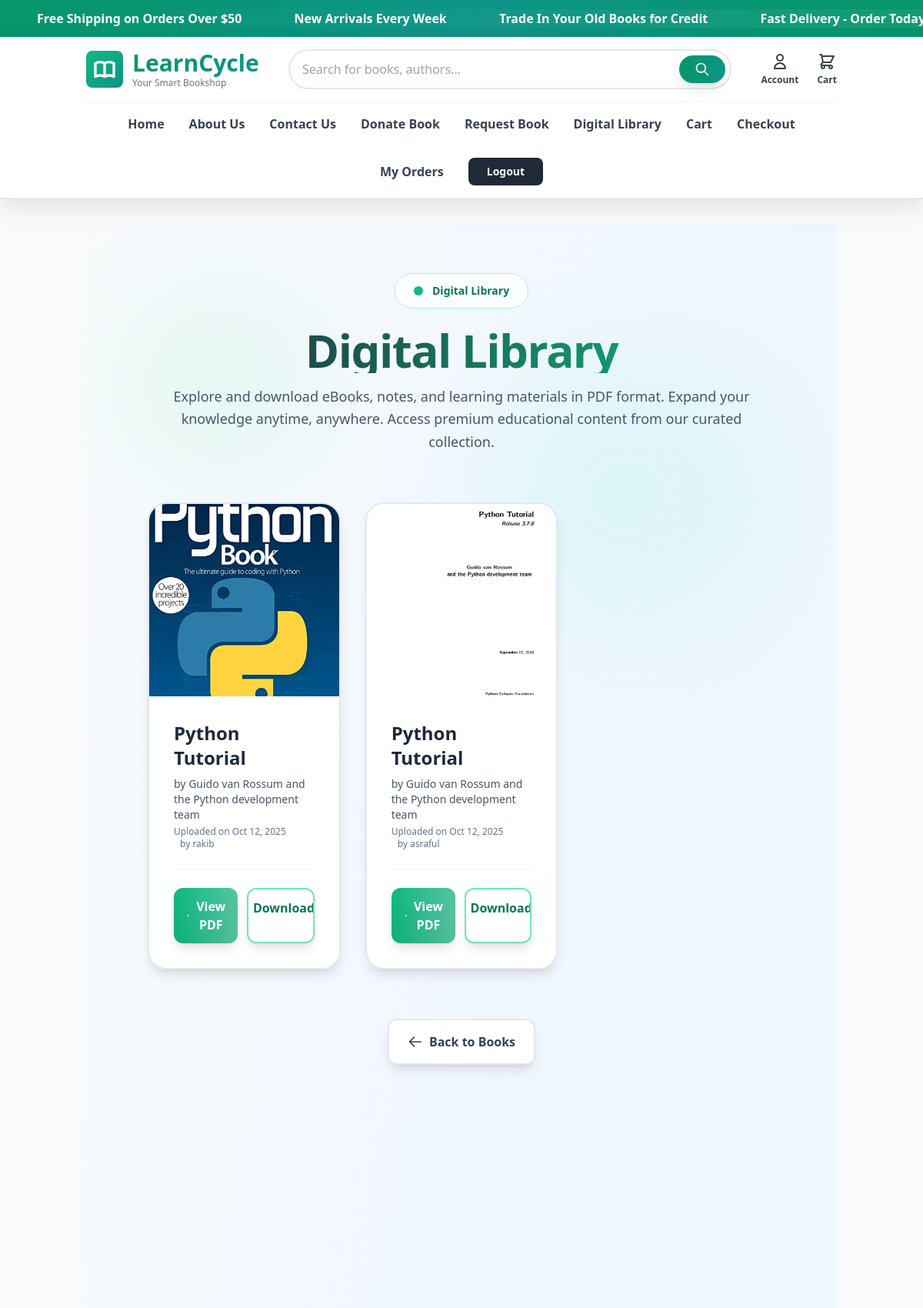
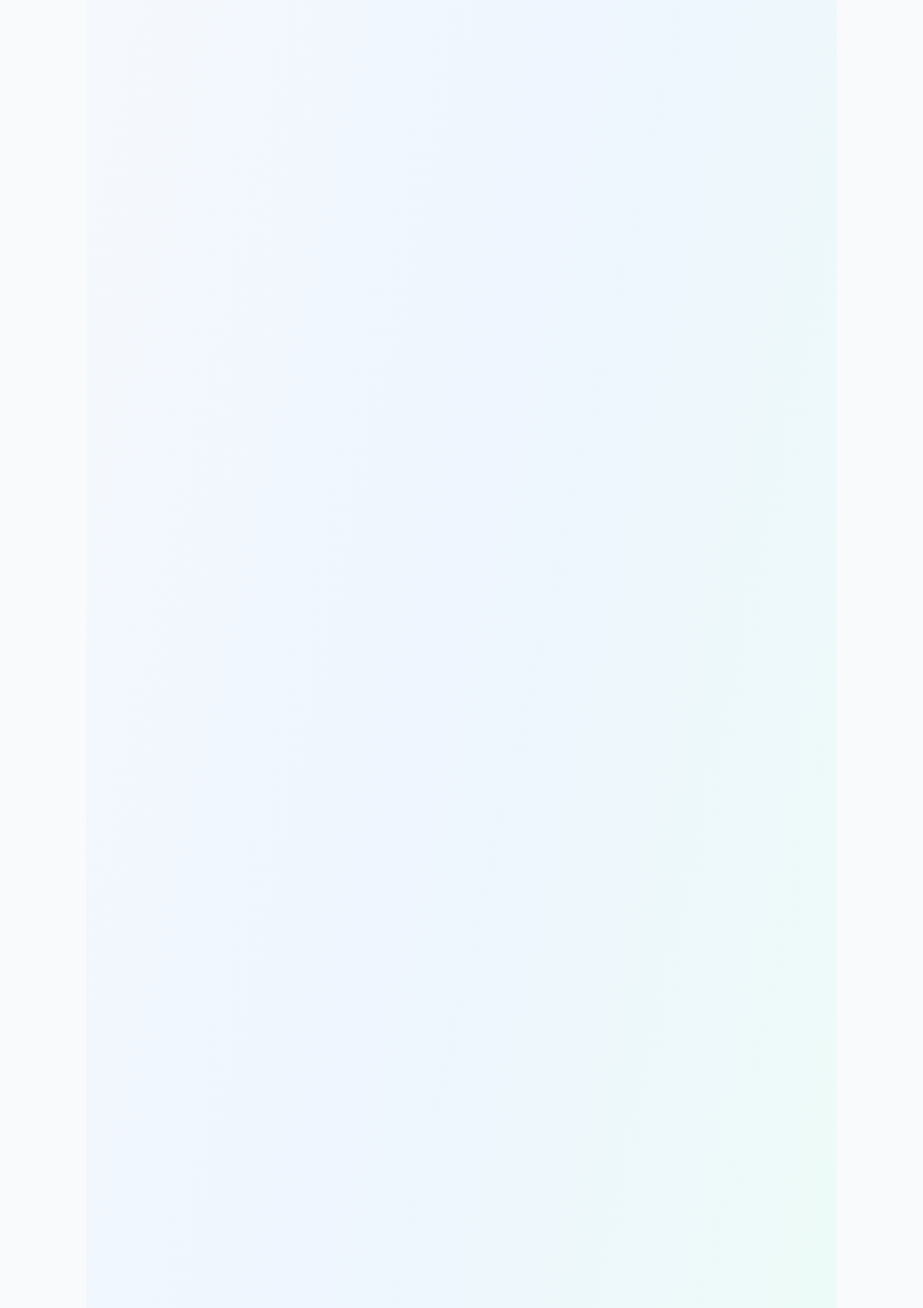
The page /library/ (signed in, upper part) on the database its author committed (2 pictures, top to bottom).
### library/models.py (models this page shows, shortened)
class DigitalBook(models.Model):
    title = models.CharField(max_length=200)
    author = models.CharField(max_length=200)
    file = models.FileField(upload_to='ebooks/', validators=[validate_pdf])
    cover_image = models.ImageField(upload_to='ebook_covers/', blank=True, null=True)
    uploaded_at = models.DateTimeField(auto_now_add=True)
    uploaded_by = models.ForeignKey(User, on_delete=models.CASCADE)

### library/views.py (the view)
# urls.py: path('', views.library_list, name='library_list'),
@login_required
def library_list(request):
    ebooks = DigitalBook.objects.all().order_by('-uploaded_at')
    return render(request, 'library/list.html', {'ebooks': ebooks})

### templates/library/list.html (shortened to what this page needs)
{% extends 'base.html' %}
{% block content %}
<div class="min-h-screen bg-gradient-to-br from-slate-50 via-blue-50 to-emerald-50 relative overflow-hidden py-16 px-6 sm:px-10 lg:px-20">
  <div class="absolute inset-0 overflow-hidden pointer-events-none">
    <div class="absolute top-20 left-10 w-64 h-64 bg-emerald-200/20 rounded-full blur-3xl animate-float" style="animation-delay: 0s;"></div>
    <div class="absolute top-40 right-20 w-96 h-96 bg-teal-200/20 rounded-full blur-3xl animate-float" style="animation-delay: 2s;"></div>
  </div>
  <div class="relative z-10">
    <div class="max-w-6xl mx-auto text-center mb-16 animate-fadeInUp">
      <div class="header-badge inline-flex items-center gap-3 bg-white/80 backdrop-blur-md border border-emerald-200 rounded-full px-6 py-3 mb-6">
        <span class="w-3 h-3 bg-emerald-500 rounded-full animate-pulse"></span>
        <span class="text-sm font-semibold text-emerald-700">Digital Library</span>
      </div>
      <h1 class="text-5xl sm:text-6xl font-black text-animate-gradient mb-4 tracking-tight">
        Digital Library
      </h1>
      <p class="text-slate-600 text-lg max-w-3xl mx-auto leading-relaxed">
        Explore and download eBooks, notes, and learning materials in PDF format. Expand your knowledge anytime, anywhere. Access premium educational content from our curated collection.
      </p>
    </div>
    {% if ebooks %}
      <div class="max-w-6xl mx-auto">
        <div class="grid gap-8 sm:grid-cols-2 lg:grid-cols-3">
          {% for book in ebooks %}
            <div class="animate-slideUp book-card bg-white/95 backdrop-blur-xl border-2 border-slate-200 rounded-3xl overflow-hidden shadow-lg" style="animation-delay: {{ forloop.counter|stringformat:'d'|add:' ' }}00ms;">
              <div class="book-cover bg-gradient-to-br from-slate-200 to-slate-300">
                {% if book.cover_image %}
                  <img src="{{ book.cover_image.url }}" alt="{{ book.title }}" class="animate-book-float">
                {% endif %}
              </div>
              <div class="book-info p-6 md:p-8">
                <h3 class="text-xl md:text-2xl font-bold text-slate-800 group-hover:text-emerald-700 transition-colors line-clamp-2 mb-2">{{ book.title }}</h3>
                <p class="text-sm text-slate-600 font-medium mb-1">by {{ book.author }}</p>
                <p class="text-xs text-slate-500 mb-6 pb-6 border-b border-slate-100">
                  <span class="inline-block">Uploaded on {{ book.uploaded_at|date:"M d, Y" }}</span>
                  <span class="inline-block ml-2">by {{ book.uploaded_by.username }}</span>
                </p>
                <div class="flex flex-col sm:flex-row gap-3">
                  <a href="{% url 'library_download' book.pk %}" target="_blank" class="flex-1 text-center btn-view px-4 py-3 rounded-xl text-white font-bold shadow-lg hover:shadow-2xl transition-all transform hover:-translate-y-1 hover:scale-105 active:scale-100 overflow-hidden relative group">
                    <span class="relative flex items-center justify-center gap-2">
                      <svg class="w-5 h-5" fill="none" stroke="currentColor" viewBox="0 0 24 24">
                        <path stroke-linecap="round" stroke-linejoin="round" stroke-width="2" d="M12 6v6m0 0v6m0-6h6m-6 0H6"></path>
                      </svg>
                      View PDF
                    </span>
                  </a>
                  <a href="{% url 'library_download' book.pk %}" download class="flex-1 text-center px-4 py-3 rounded-xl border-2 border-emerald-300 bg-white hover:bg-emerald-50 text-emerald-700 font-bold shadow-lg hover:shadow-2xl transition-all transform hover:-translate-y-1 hover:scale-105 active:scale-100 group relative overflow-hidden">
                    <span class="relative flex items-center justify-center gap-2">
                      Download
                    </span>
                  </a>
                </div>
              </div>
            </div>
          {% endfor %}
        </div>
      </div>
    {% endif %}
    <div class="max-w-6xl mx-auto text-center mt-16 animate-fadeInUp" style="animation-delay: 0.3s;">
      <a href="{% url 'books:book_list' %}" class="inline-flex items-center gap-2 px-6 py-4 rounded-xl bg-white border-2 border-slate-200 hover:border-slate-300 hover:bg-slate-50 shadow-lg hover:shadow-xl text-slate-700 font-bold transition-all back-button glow-effect">
        <svg class="w-5 h-5" fill="none" stroke="currentColor" viewBox="0 0 24 24">
          <path stroke-linecap="round" stroke-linejoin="round" stroke-width="2" d="M10 19l-7-7m0 0l7-7m-7 7h18"></path>
        </svg>
        Back to Books
      </a>
    </div>
  </div>
</div>
{% endblock %}

### templates/library/list.html (style rules this page uses)
.animate-float { animation: float 6s ease-in-out infinite; }
.animate-fadeInUp { animation: fadeInUp 0.8s ease-out forwards; }
.animate-slideUp { animation: slideUp 0.8s ease-out forwards; }
.animate-book-float { animation: book-float 3s ease-in-out infinite; }
.glow-effect { animation: glow 3s ease-in-out infinite; }
.text-animate-gradient { background: linear-gradient(90deg, #1f2937, #10b981, #14b8a6, #1f2937); background-size: 300% 100%; animation: text-gradient 8s ease infinite; -webkit-background-clip: text; -webkit-text-fill-color: transparent; background-clip: text; }
.book-card { position: relative; overflow: hidden; transition: all 0.5s cubic-bezier(0.23, 1, 0.32, 1); }
.book-card::before { content: ''; position: absolute; inset: 0; background: linear-gradient(135deg, rgba(16, 185, 129, 0.1), rgba(20, 184, 166, 0.1)); opacity: 0; transition: opacity 0.5s ease; z-index: 1; }
.book-cover { position: relative; overflow: hidden; height: 250px; }
.book-cover::after { content: ''; position: absolute; inset: 0; background: linear-gradient(45deg, transparent 30%, rgba(255,255,255,0.1) 50%, transparent 70%); background-size: 200% 100%; animation: shimmer 3s infinite; opacity: 0; transition: opacity 0.3s ease; }
.book-cover img { width: 100%; height: 100%; object-fit: cover; transition: all 0.6s cubic-bezier(0.23, 1, 0.32, 1); }
.book-info { position: relative; z-index: 2; }
.btn-view { position: relative; overflow: hidden; background: linear-gradient(135deg, #10b981 0%, #059669 100%); background-size: 200% 100%; animation: gradient-shift 3s ease infinite; }
.btn-view::before { content: ''; position: absolute; inset: 0; background: linear-gradient(90deg, transparent, rgba(255,255,255,0.3), transparent); background-size: 200% 100%; animation: shimmer 3s infinite; }
.btn-view span { position: relative; z-index: 2; }
.header-badge { animation: bounce-in 0.8s cubic-bezier(0.34, 1.56, 0.64, 1); }
.back-button { transition: all 0.4s cubic-bezier(0.23, 1, 0.32, 1); }

### rows shown on the page
DigitalBook: cover_image (picture), title "Python Tutorial", author "Guido van Rossum and the Python development team", uploaded_at "Oct 12, 2025", uploaded_by.username "rakib"
DigitalBook: cover_image (picture), title "Python Tutorial", author "Guido van Rossum and the Python development team", uploaded_at "Oct 12, 2025", uploaded_by.username "asraful"
